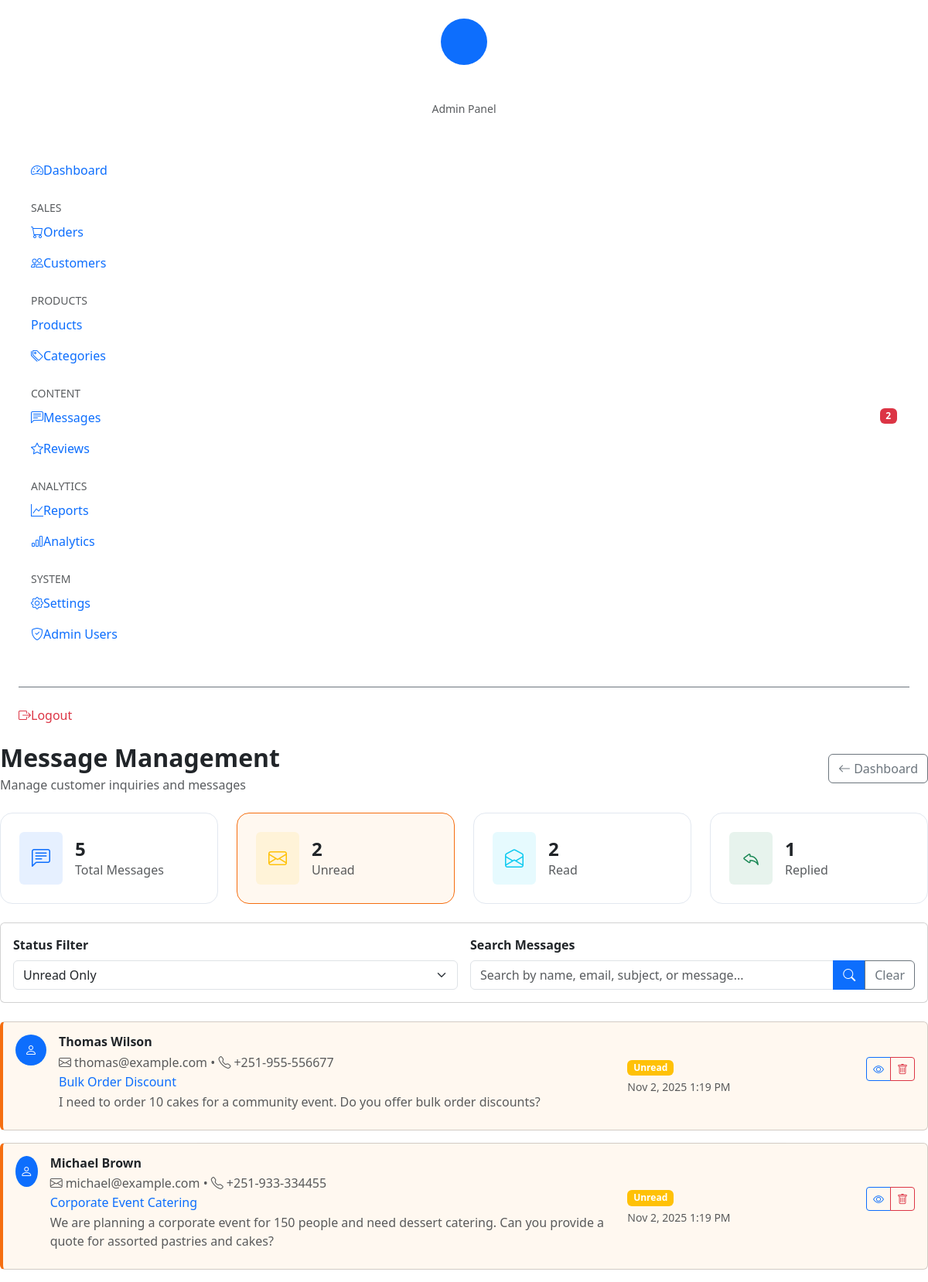
/admin/messages.php?status=unread (signed in), run on the app's committed database.
### tables this page shows
CREATE TABLE contact_messages (
    id INT PRIMARY KEY AUTO_INCREMENT,
    name VARCHAR(255) NOT NULL,
    email VARCHAR(255) NOT NULL,
    phone VARCHAR(20),
    subject VARCHAR(255),
    message TEXT NOT NULL,
    status ENUM('unread', 'read', 'replied') DEFAULT 'unread',
    admin_notes TEXT,
    created_at TIMESTAMP DEFAULT CURRENT_TIMESTAMP,
    updated_at TIMESTAMP DEFAULT CURRENT_TIMESTAMP ON UPDATE CURRENT_TIMESTAMP
);

### admin/messages.php (the view, shortened to what this page needs)
<?php
require_once 'config.php';
$status_filter = $_GET['status'] ?? 'all';
$search_term = $_GET['search'] ?? '';
$query = "SELECT * FROM contact_messages WHERE 1=1";
$params = [];
$types = '';
if ($status_filter !== 'all') {
    $query .= " AND status = ?";
    $params[] = $status_filter;
    $types .= 's';
}
$query .= " ORDER BY created_at DESC";
$stmt = $conn->prepare($query);
if (!empty($params)) {
    $stmt->bind_param($types, ...$params);
}
$stmt->execute();
$messages = $stmt->get_result()->fetch_all(MYSQLI_ASSOC);
$total_messages = $conn->query("SELECT COUNT(*) as count FROM contact_messages")->fetch_assoc()['count'];
$unread_messages = $conn->query("SELECT COUNT(*) as count FROM contact_messages WHERE status = 'unread'")->fetch_assoc()['count'];
$read_messages = $conn->query("SELECT COUNT(*) as count FROM contact_messages WHERE status = 'read'")->fetch_assoc()['count'];
$replied_messages = $conn->query("SELECT COUNT(*) as count FROM contact_messages WHERE status = 'replied'")->fetch_assoc()['count'];
?>
<!DOCTYPE html>
<html lang="en">
<head>
    <link href="https://cdn.jsdelivr.net/npm/bootstrap@5.3.0/dist/css/bootstrap.min.css" rel="stylesheet">
    <link href="https://cdn.jsdelivr.net/npm/bootstrap-icons@1.10.0/font/bootstrap-icons.css" rel="stylesheet">
</head>
<body>
    <?php include 'sidebar.php'; ?>
    <div class="main-content" id="mainContent">
        <div class="d-flex justify-content-between align-items-center mb-4">
            <div>
                <h2 class="fw-bold mb-1">Message Management</h2>
                <p class="text-muted mb-0">Manage customer inquiries and messages</p>
            </div>
            <a href="dashboard.php" class="btn btn-outline-secondary">
                <i class="bi bi-arrow-left"></i> Dashboard
            </a>
        </div>
        <div class="row g-4 mb-4">
            <div class="col-xl-3 col-md-6">
                <div class="stat-card <?= $status_filter === 'all' ? 'active' : '' ?>"
                     onclick="window.location.href='messages.php'">
                    <div class="d-flex align-items-center">
                        <div class="bg-primary bg-opacity-10 rounded p-3 me-3">
                            <i class="bi bi-chat-left-text text-primary fs-4"></i>
                        </div>
                        <div>
                            <h4 class="mb-0 fw-bold"><?= $total_messages ?></h4>
                            <span class="text-muted">Total Messages</span>
                        </div>
                    </div>
                </div>
            </div>
            <div class="col-xl-3 col-md-6">
                <div class="stat-card <?= $status_filter === 'unread' ? 'active' : '' ?>"
                     onclick="window.location.href='messages.php?status=unread'">
                    <div class="d-flex align-items-center">
                        <div class="bg-warning bg-opacity-10 rounded p-3 me-3">
                            <i class="bi bi-envelope text-warning fs-4"></i>
                        </div>
                        <div>
                            <h4 class="mb-0 fw-bold"><?= $unread_messages ?></h4>
                            <span class="text-muted">Unread</span>
                        </div>
                    </div>
                </div>
            </div>
            <div class="col-xl-3 col-md-6">
                <div class="stat-card <?= $status_filter === 'read' ? 'active' : '' ?>"
                     onclick="window.location.href='messages.php?status=read'">
                    <div class="d-flex align-items-center">
                        <div class="bg-info bg-opacity-10 rounded p-3 me-3">
                            <i class="bi bi-envelope-open text-info fs-4"></i>
                        </div>
                        <div>
                            <h4 class="mb-0 fw-bold"><?= $read_messages ?></h4>
                            <span class="text-muted">Read</span>
                        </div>
                    </div>
                </div>
            </div>
            <div class="col-xl-3 col-md-6">
                <div class="stat-card <?= $status_filter === 'replied' ? 'active' : '' ?>"
                     onclick="window.location.href='messages.php?status=replied'">
                    <div class="d-flex align-items-center">
                        <div class="bg-success bg-opacity-10 rounded p-3 me-3">
                            <i class="bi bi-reply text-success fs-4"></i>
                        </div>
                        <div>
                            <h4 class="mb-0 fw-bold"><?= $replied_messages ?></h4>
                            <span class="text-muted">Replied</span>
                        </div>
                    </div>
                </div>
            </div>
        </div>
        <div class="card mb-4">
            <div class="card-body">
                <form method="GET" class="row g-3">
                    <div class="col-md-6">
                        <label class="form-label fw-semibold">Status Filter</label>
                        <select name="status" class="form-select" onchange="this.form.submit()">
                            <option value="unread" <?= $status_filter === 'unread' ? 'selected' : '' ?>>Unread Only</option>
                        </select>
                    </div>
                    <div class="col-md-6">
                        <label class="form-label fw-semibold">Search Messages</label>
                        <div class="input-group">
                            <input type="text" name="search" class="form-control"
                                   placeholder="Search by name, email, subject, or message..."
                                   value="<?= htmlspecialchars($search_term) ?>">
                            <button type="submit" class="btn btn-primary">
                                <i class="bi bi-search"></i>
                            </button>
                            <?php if (!empty($search_term) || $status_filter !== 'all'): ?>
                            <a href="messages.php" class="btn btn-outline-secondary">Clear</a>
                            <?php endif; ?>
                        </div>
                    </div>
                </form>
            </div>
        </div>
        <div class="row">
            <?php foreach ($messages as $message): ?>
            <div class="col-12 mb-3">
                <div class="card message-card <?= $message['status'] === 'unread' ? 'unread' : '' ?>">
                    <div class="card-body">
                        <div class="row align-items-center">
                            <div class="col-md-8">
                                <div class="d-flex align-items-start mb-2">
                                    <div class="bg-primary rounded-circle d-flex align-items-center justify-content-center text-white me-3"
                                         style="width: 40px; height: 40px;">
                                        <i class="bi bi-person"></i>
                                    </div>
                                    <div>
                                        <h6 class="mb-1 fw-bold"><?= htmlspecialchars($message['name']) ?></h6>
                                        <p class="text-muted mb-1">
                                            <i class="bi bi-envelope me-1"></i><?= htmlspecialchars($message['email']) ?>
                                            <?php if ($message['phone']): ?>
                                            • <i class="bi bi-telephone me-1"></i><?= htmlspecialchars($message['phone']) ?>
                                            <?php endif; ?>
                                        </p>
                                        <?php if ($message['subject']): ?>
                                        <h6 class="text-primary mb-1"><?= htmlspecialchars($message['subject']) ?></h6>
                                        <?php endif; ?>
                                        <p class="text-muted message-preview mb-0">
                                            <?= htmlspecialchars(mb_strimwidth($message['message'], 0, 150, '...')) ?>
                                        </p>
                                    </div>
                                </div>
                            </div>
                            <div class="col-md-4">
                                <div class="d-flex justify-content-between align-items-start">
                                    <div>
                                        <span class="badge bg-<?=
                                            $message['status'] === 'unread' ? 'warning' :
                                            ($message['status'] === 'replied' ? 'success' : 'info')
                                        ?>">
                                            <?= ucfirst($message['status']) ?>
                                        </span>
                                        <div class="text-muted small mt-1">
                                            <?= date('M j, Y g:i A', strtotime($message['created_at'])) ?>
                                        </div>
                                    </div>
                                    <div class="btn-group">
                                        <button class="btn btn-sm btn-outline-primary"
                                                data-bs-toggle="modal"
                                                data-bs-target="#messageModal"
                                                onclick="viewMessage(<?= htmlspecialchars(json_encode($message)) ?>)">
                                            <i class="bi bi-eye"></i>
                                        </button>
                                        <a href="?delete_id=<?= $message['id'] ?>"
                                           class="btn btn-sm btn-outline-danger"
                                           onclick="return confirm('Are you sure you want to delete this message?')">
                                            <i class="bi bi-trash"></i>
                                        </a>
                                    </div>
                                </div>
                            </div>
                        </div>
                    </div>
                </div>
            </div>
            <?php endforeach; ?>
        </div>
    </div>
</body>
</html>

### admin/messages.php (style rules this page uses)
.message-card { transition: all 0.3s; border-left: 4px solid transparent; }
.message-card.unread { border-left-color: #f56e10; background-color: #fff8f0; }
.message-preview { display: -webkit-box; -webkit-line-clamp: 2; -webkit-box-orient: vertical; overflow: hidden; }
.stat-card { background: white; border-radius: 1rem; padding: 1.5rem; border: 1px solid #e2e8f0; cursor: pointer; transition: all 0.3s; }
.stat-card.active { border-color: #f56e10; background-color: #fff8f0; }

### data on the page
contact_messages: name "Thomas Wilson", email "thomas@example.com", phone "+251-955-556677", subject "Bulk Order Discount", message "I need to order 10 cakes for a community event. Do you offer bulk order discounts?", status "Unread", created_at "Nov 2, 2025 1:19 PM"
contact_messages: name "Michael Brown", email "michael@example.com", phone "+251-933-334455", subject "Corporate Event Catering", message "We are planning a corporate event for 150 people and need dessert catering. Can you provide a quote for assorted pastries and cakes?", status "Unread", created_at "Nov 2, 2025 1:19 PM"

### other printed values
$unread_messages "2"
$total_messages "5"
$read_messages "2"
$replied_messages "1"
